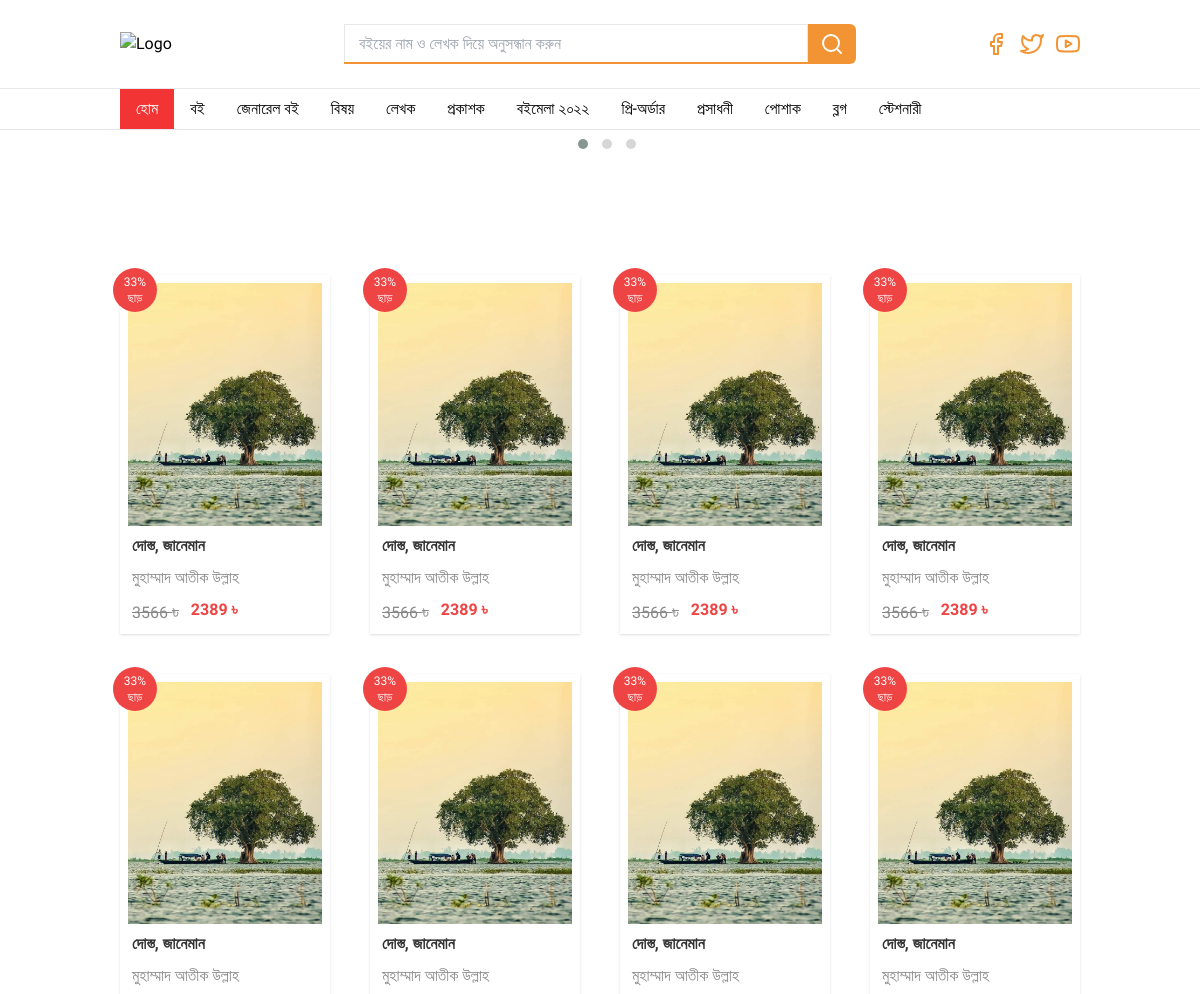
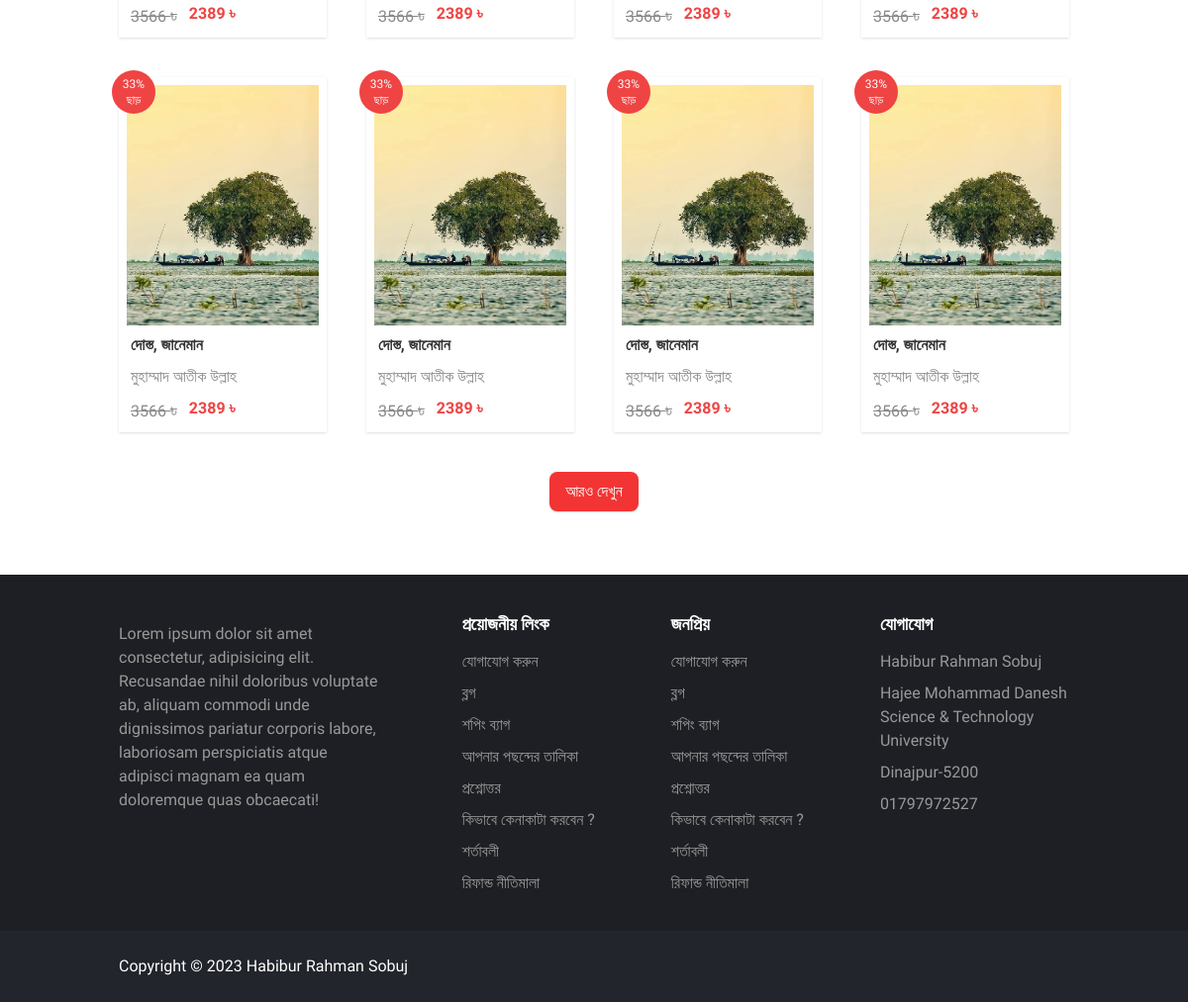
The page / on the database its author committed (2 pictures, top to bottom).
### App_Home/models.py (models this page shows, shortened)
class Book(models.Model):
    book_title = models.CharField(max_length = 5000,verbose_name="Book Title")
    writer = models.CharField(max_length = 5000,verbose_name="Writer")
    publisher = models.CharField(max_length = 5000,verbose_name="Publisher")
    quality = models.CharField(max_length = 5000,verbose_name="Quality")
    book_description = models.TextField(verbose_name="Book Description")
    total_page = models.IntegerField(
        default=0,
     )
    price = models.IntegerField(
        default=0,
     )
    discount = models.IntegerField(
        default=0,
     )
    main_cover = models.ImageField(upload_to=book_directory_path,verbose_name="Main Cover Image")
    book_cover1 = models.ImageField(upload_to=book_directory_path,verbose_name="Cover Image 1",blank=True, null=True)
    book_cover2 = models.ImageField(upload_to=book_directory_path,verbose_name="Cover Image 2",blank=True, null=True)
    book_cover3 = models.ImageField(upload_to=book_directory_path,verbose_name="Cover Image 3",blank=True, null=True)
    publish_date=models.DateTimeField(auto_now_add=True)
    update_date = models.DateTimeField(auto_now=True, auto_now_add=False)
    class Meta:
        ordering=['-publish_date']

### App_Home/views.py (the view, shortened to what this page needs)
# urls.py: path('',views.index,name='index'),
def index(request):
    books=Book.objects.all()
    dict={
        'title':'Home',
        'books':books,
    }
    return render(request, 'App_Home/index.html', context=dict)

### App_Home/templatetags/discount_tag.py (called while the page is built)
@register.filter()
def discount_price(price,discount):
    try:
        return (int(price-((price)*discount/100)))
    except (ValueError, ZeroDivisionError):
        return ""

### template/App_Home/index.html (shortened to what this page needs)
{% load discount_tag %}
<!DOCTYPE html>
<html lang="en">
<head>
    <script src="https://cdn.tailwindcss.com"></script>
    <link rel="stylesheet"
        href="https://cdnjs.cloudflare.com/ajax/libs/OwlCarousel2/2.3.4/assets/owl.carousel.min.css" />
    <link rel="stylesheet"
        href="https://cdnjs.cloudflare.com/ajax/libs/OwlCarousel2/2.3.4/assets/owl.theme.default.min.css" />
</head>
<body x-data="{open:false}" x-bind:class="open?'overflow-hidden':''">
    {% include 'header.html' %}
    <section class="hidden md:block" @click="open=false">
        <div class="container w-7xl mx-auto">
            <div class="mx-[.7rem] md:mx-[1rem] lg:mx-[2rem] xl:mx-[4rem] 2xl:mx-[10rem]">
                <div class="owl-carousel owl-theme" id="slide">
                </div>
            </div>
        </div>
    </section>
    <section @click="open=false" class="py-16">
        <div class="container w-7xl mx-auto">
            <div class="mx-[.7rem] md:mx-[1rem] lg:mx-[2rem] xl:mx-[4rem] 2xl:mx-[10rem]">
                <div
                    class="grid grid-cols-1 auto-rows-{1fr} sm:grid-cols-1 md:grid-cols-2 lg:grid-cols-4 py-10 gap-x-10 justify-center items-center gap-x-10 gap-y-16 md:gap-y-10">
                    {% if books %}
                    {% for book in books|slice:"12" %}
                    <div class="flex h-full">
                        <div
                            class="flex h-full flex-col shadow hover:shadow-xl hover:scale-110 p-2 hover:rounded-md transform transition-all duration-300 justify-start items-start">
                            <div class="relative">
                                <img src="/media/{{ book.main_cover}}" alt="" class="aspect-auto">
                                <div
                                    class="absolute top-[-15px] left-[-15px] inline flex flex-col justify-center items-center w-11 h-11 bg-red-500 rounded-full p-1 text-xs text-white">
                                    <span>{{book.discount}}%</span>
                                    <span>ছাড়</span>
                                </div>
                            </div>
                            <div class="flex flex-col space-y-2 mt-2 ml-1">
                                <h1 class="text-[16px] font-bold text-[#333]"><a
                                        href="{% url 'App_Home:details' pk=book.pk %}"
                                        class="hover:underline hover:decoration-solid ">{{book.book_title}}</a>
                                </h1>
                                <h1 class="text-[#888] text-md font-normal">{{book.writer}}</h1>
                                {% if book.discount %}
                                <h1 class="flex space-x-3">
                                    <span class="text-[#888] text-md line-through">{{book.price}} <span
                                            class="text-lg">৳</span></span>
                                    <span class="text-red-500 text-md font-semibold">{{ book.price|discount_price:book.discount }} ৳</span>
                                </h1>
                                {% else %}
                                <h1 class="flex space-x-3">
                                    <span class="text-red-500 text-md font-semibold">{{book.price}} ৳</span>
                                </h1>
                                {% endif %}
                            </div>
                        </div>
                    </div>
                    {% endfor %}
                    {% endif %}
                </div>
                <div class="flex justify-center items-center ">
                    <a href="{% url 'App_Home:books' %}" class="bg-[#F23534] px-4 py-2 rounded-lg text-white shadow">আরও দেখুন</a>
                </div>
            </div>
        </div>
    </section>
    {% include 'footer.html' %}
</body>
</html>

### template/header.html (shortened to what this page needs)
<header class="mb-10">
    <div class="container w-7xl mx-auto">
        <div class="mx-[.7rem] md:mx-[1rem] lg:mx-[2rem] xl:mx-[4rem] 2xl:mx-[10rem]">
            <div class="flex justify-between items-center py-6">
                <div class="flex justify-start items-center md:space-x-0 space-x-5">
                    <div class="inline-flex justify-center items-center">
                        <a href="{% url 'App_Home:index' %}"><img src="https://upload.wikimedia.org/wikipedia/en/thumb/5/52/Rokomari.com_Monogram.svg/1200px-Rokomari.com_Monogram.svg.png"
                                alt="Logo" class="w-24"></a>
                    </div>
                </div>
                <div class="w-full hidden md:block">
                    <form method="POST">
                        <div class="flex space-x-0  mx-32 ">
                            <div class="flex border-b-2 border-[#F29434] w-full">
                                <input type="text" name="search" placeholder=" বইয়ের নাম ও লেখক দিয়ে অনুসন্ধান করুন"
                                    class="border-t border-l border-r border-gray-200 w-full ring-0">
                            </div>
                            <div>
                                <button type="submit"
                                    class="bg-[#F29434] text-white px-3 py-2 rounded-tr-md rounded-br-md"><i
                                        data-feather="search"></i></button>
                            </div>
                        </div>
                    </form>
                </div>
                <div class="flex space-x-1 sm:space-x-3">
                    <a href="https://fb.com/habibur.rahman.sobuj.bd"><i data-feather="facebook" class="hover:text-blue-500 text-[#F29434]"></i></a>
                    <a href="https://fb.com/habibur.rahman.sobuj.bd"><i data-feather="twitter" class="hover:text-blue-300 text-[#F29434]"></i></a>
                    <a href="https://fb.com/habibur.rahman.sobuj.bd"><i data-feather="youtube" class="hover:text-red-500 text-[#F29434]"></i></a>
                </div>
            </div>
        </div>
    </div>
    <div class="border-y border-gray-200 hidden md:block">
        <div class="container w-7xl mx-auto">
            <div class="mx-[.7rem] md:mx-[1rem] lg:mx-[2rem] xl:mx-[4rem] 2xl:mx-[10rem]">
                <div class="flex justify-start items-center space-x-0">
                    <a href="#" class="hover:bg-[#F23534] bg-[#F23534] text-white hover:text-white py-2 px-4">হোম</a>
                    <a href="{% url 'App_Home:books' %}" class="hover:bg-[#F23534] hover:text-white py-2 px-4">বই</a>
                    <a href="#" class="hover:bg-[#F23534] hover:text-white py-2 px-4">জেনারেল বই</a>
                    <a href="#" class="hover:bg-[#F23534] hover:text-white py-2 px-4">বিষয়</a>
                    <a href="#" class="hover:bg-[#F23534] hover:text-white py-2 px-4">লেখক</a>
                    <a href="#" class="hover:bg-[#F23534] hover:text-white py-2 px-4">প্রকাশক</a>
                    <a href="#" class="hover:bg-[#F23534] hover:text-white py-2 px-4">বইমেলা ২০২২</a>
                    <a href="#" class="hover:bg-[#F23534] hover:text-white py-2 px-4">প্রি-অর্ডার</a>
                    <a href="#" class="hover:bg-[#F23534] hover:text-white py-2 px-4">প্রসাধনী</a>
                    <a href="#" class="hover:bg-[#F23534] hover:text-white py-2 px-4">পোশাক</a>
                    <a href="#" class="hover:bg-[#F23534] hover:text-white py-2 px-4">ব্লগ</a>
                    <a href="#" class="hover:bg-[#F23534] hover:text-white py-2 px-4">স্টেশনারী</a>
                </div>
            </div>
        </div>
    </div>
</header>

### template/footer.html (shortened to what this page needs)
<footer class="bg-[#1D1F24]" @click="open=false">
    <div class="container w-7xl mx-auto">
        <div class="mx-[.7rem] md:mx-[1rem] lg:mx-[2rem] xl:mx-[4rem] 2xl:mx-[10rem]">
            <div
                class="grid grid-cols-1 lg:grid-rows-1 lg:grid-cols-3 justify-between items-start text-white py-9 md:gap-x-5 lg:gap-x-20 gap-y-10 lg:gap-y-10">
                <div class="lg:col-span-1 flex flex-col space-y-3">
                    <p class="text-[#999]">Lorem ipsum dolor sit amet consectetur, adipisicing elit. Recusandae nihil doloribus voluptate ab, aliquam commodi unde
                    dignissimos pariatur corporis labore, laboriosam perspiciatis atque adipisci magnam ea quam doloremque quas obcaecati!</p>
                </div>
                <div
                    class="lg:col-span-2 grid grid-cols-1 sm:grid-cols-2 md:grid-cols-3 lg:grid-cols-3 gap-x-5 gap-y-10">
                    <div class="flex flex-col">
                        <h1 class="text-lg font-bold pb-3">প্রয়োজনীয় লিংক</h1>
                        <div class="flex flex-col space-y-2  text-[#999]">
                            <a href="#" class="hover:text-white">যোগাযোগ করুন</a>
                            <a href="#" class="hover:text-white">ব্লগ</a>
                            <a href="#" class="hover:text-white">শপিং ব্যাগ</a>
                            <a href="#" class="hover:text-white">আপনার পছন্দের তালিকা</a>
                            <a href="#" class="hover:text-white">প্রশ্নোত্তর</a>
                            <a href="#" class="hover:text-white">কিভাবে কেনাকাটা করবেন ?</a>
                            <a href="#" class="hover:text-white">শর্তাবলী</a>
                            <a href="#" class="hover:text-white">রিফান্ড নীতিমালা</a>
                        </div>
                    </div>
                    <div class="flex flex-col">
                        <h1 class="text-lg font-bold pb-3">জনপ্রিয়</h1>
                        <div class="flex flex-col space-y-2  text-[#999]">
                            <a href="#" class="hover:text-white">যোগাযোগ করুন</a>
                            <a href="#" class="hover:text-white">ব্লগ</a>
                            <a href="#" class="hover:text-white">শপিং ব্যাগ</a>
                            <a href="#" class="hover:text-white">আপনার পছন্দের তালিকা</a>
                            <a href="#" class="hover:text-white">প্রশ্নোত্তর</a>
                            <a href="#" class="hover:text-white">কিভাবে কেনাকাটা করবেন ?</a>
                            <a href="#" class="hover:text-white">শর্তাবলী</a>
                            <a href="#" class="hover:text-white">রিফান্ড নীতিমালা</a>
                        </div>
                    </div>
                    <div class="flex flex-col">
                        <h1 class="text-lg font-bold pb-3">যোগাযোগ</h1>
                        <div class="flex flex-col space-y-2  text-[#999]">
                            <a href="https://fb.com/hr.sobuj.bd" class="hover:text-white">Habibur Rahman Sobuj</a>
                            <a href="https://hstu.ac.bd/" class="hover:text-white">Hajee Mohammad Danesh Science & Technology University</a>
                            <h1 class="hover:text-white">Dinajpur-5200</h1>
                            <a href="tel:+8801797972527"  class="hover:text-white">01797972527</a>
                        </div>
                    </div>
                </div>
            </div>
        </div>
    </div>
    <div class="bg-[#22252C] py-6">
        <div class="container w-7xl mx-auto">
            <div class="mx-[.7rem] md:mx-[1rem] lg:mx-[2rem] xl:mx-[4rem] 2xl:mx-[10rem]">
                <p class="text-white">Copyright © {% now "Y" %} <a href="http://www.facebook.com/hr.sobuj.bd">Habibur Rahman Sobuj</a></p>
            </div>
        </div>
    </div>
</footer>

### template/App_Home/index.html (style rules this page uses)
body { font-family: 'Hind Siliguri', sans-serif; background-color: #FFFFFF; }
.owl-theme { position: relative; }

### template/header.html (style rules this page uses)
input[type="text" i] { padding: 0px 10px !important; }

### rows shown on the page
Book: main_cover (picture), discount "33", book_title "দোস্ত, জানেমান", writer "মুহাম্মাদ আতীক উল্লাহ", price "3566", price|discount_price "2389"
Book: main_cover (picture), discount "33", book_title "দোস্ত, জানেমান", writer "মুহাম্মাদ আতীক উল্লাহ", price "3566", price|discount_price "2389"
Book: main_cover (picture), discount "33", book_title "দোস্ত, জানেমান", writer "মুহাম্মাদ আতীক উল্লাহ", price "3566", price|discount_price "2389"
Book: main_cover (picture), discount "33", book_title "দোস্ত, জানেমান", writer "মুহাম্মাদ আতীক উল্লাহ", price "3566", price|discount_price "2389"
Book: main_cover (picture), discount "33", book_title "দোস্ত, জানেমান", writer "মুহাম্মাদ আতীক উল্লাহ", price "3566", price|discount_price "2389"
Book: main_cover (picture), discount "33", book_title "দোস্ত, জানেমান", writer "মুহাম্মাদ আতীক উল্লাহ", price "3566", price|discount_price "2389"
Book: main_cover (picture), discount "33", book_title "দোস্ত, জানেমান", writer "মুহাম্মাদ আতীক উল্লাহ", price "3566", price|discount_price "2389"
Book: main_cover (picture), discount "33", book_title "দোস্ত, জানেমান", writer "মুহাম্মাদ আতীক উল্লাহ", price "3566", price|discount_price "2389"
Book: main_cover (picture), discount "33", book_title "দোস্ত, জানেমান", writer "মুহাম্মাদ আতীক উল্লাহ", price "3566", price|discount_price "2389"
Book: main_cover (picture), discount "33", book_title "দোস্ত, জানেমান", writer "মুহাম্মাদ আতীক উল্লাহ", price "3566", price|discount_price "2389"
Book: main_cover (picture), discount "33", book_title "দোস্ত, জানেমান", writer "মুহাম্মাদ আতীক উল্লাহ", price "3566", price|discount_price "2389"
Book: main_cover (picture), discount "33", book_title "দোস্ত, জানেমান", writer "মুহাম্মাদ আতীক উল্লাহ", price "3566", price|discount_price "2389"
